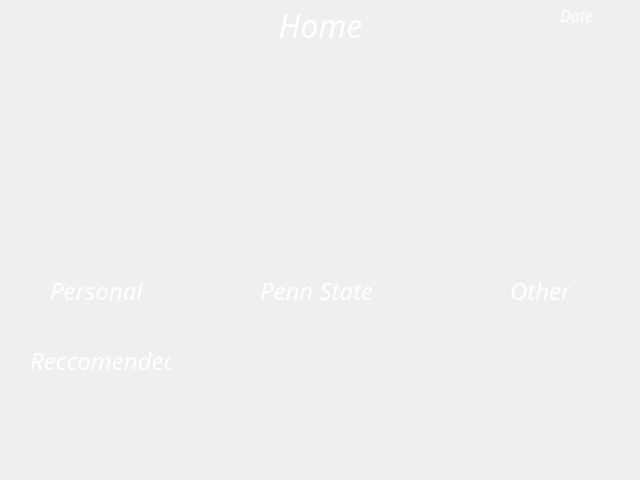
<?xml version="1.0" encoding="UTF-8"?>
<ui version="4.0">
 <class>MainWindow</class>
 <widget class="QMainWindow" name="MainWindow">
  <property name="geometry">
   <rect>
    <x>0</x>
    <y>0</y>
    <width>640</width>
    <height>480</height>
   </rect>
  </property>
  <property name="windowTitle">
   <string>MainWindow</string>
  </property>
  <widget class="QWidget" name="centralwidget">
   <widget class="QLabel" name="MainBackgroundLabel">
    <property name="geometry">
     <rect>
      <x>0</x>
      <y>0</y>
      <width>640</width>
      <height>480</height>
     </rect>
    </property>
    <property name="font">
     <font>
      <pointsize>6</pointsize>
     </font>
    </property>
    <property name="text">
     <string/>
    </property>
    <property name="pixmap">
     <pixmap>mainBackground.jpg</pixmap>
    </property>
    <property name="scaledContents">
     <bool>true</bool>
    </property>
   </widget>
   <widget class="QLabel" name="PennStateFolderLabel">
    <property name="geometry">
     <rect>
      <x>260</x>
      <y>70</y>
      <width>120</width>
      <height>190</height>
     </rect>
    </property>
    <property name="text">
     <string/>
    </property>
    <property name="pixmap">
     <pixmap>PennStateFolder2.jpg</pixmap>
    </property>
    <property name="scaledContents">
     <bool>true</bool>
    </property>
   </widget>
   <widget class="QLabel" name="outlookLabel">
    <property name="geometry">
     <rect>
      <x>40</x>
      <y>80</y>
      <width>60</width>
      <height>60</height>
     </rect>
    </property>
    <property name="text">
     <string/>
    </property>
    <property name="pixmap">
     <pixmap>outlook.png</pixmap>
    </property>
    <property name="scaledContents">
     <bool>true</bool>
    </property>
   </widget>
   <widget class="QLabel" name="personalFolderLabel">
    <property name="geometry">
     <rect>
      <x>40</x>
      <y>70</y>
      <width>120</width>
      <height>190</height>
     </rect>
    </property>
    <property name="text">
     <string/>
    </property>
    <property name="pixmap">
     <pixmap>wallpaperFolder.jpg</pixmap>
    </property>
    <property name="scaledContents">
     <bool>true</bool>
    </property>
   </widget>
   <widget class="QLabel" name="OtherFolderLabel">
    <property name="geometry">
     <rect>
      <x>470</x>
      <y>70</y>
      <width>120</width>
      <height>190</height>
     </rect>
    </property>
    <property name="text">
     <string/>
    </property>
    <property name="pixmap">
     <pixmap>chelseaOtherFolder.jpg</pixmap>
    </property>
    <property name="scaledContents">
     <bool>true</bool>
    </property>
   </widget>
   <widget class="QLabel" name="personalTextLabel">
    <property name="geometry">
     <rect>
      <x>50</x>
      <y>280</y>
      <width>101</width>
      <height>21</height>
     </rect>
    </property>
    <property name="font">
     <font>
      <family>Harlow Solid Italic</family>
      <pointsize>18</pointsize>
      <italic>true</italic>
     </font>
    </property>
    <property name="styleSheet">
     <string notr="true">color: rgb(255, 255, 255);</string>
    </property>
    <property name="text">
     <string>Personal</string>
    </property>
   </widget>
   <widget class="QLabel" name="pennStateTextLabel">
    <property name="geometry">
     <rect>
      <x>260</x>
      <y>280</y>
      <width>121</width>
      <height>21</height>
     </rect>
    </property>
    <property name="font">
     <font>
      <family>Harlow Solid Italic</family>
      <pointsize>18</pointsize>
      <italic>true</italic>
     </font>
    </property>
    <property name="styleSheet">
     <string notr="true">color: rgb(255, 255, 255);</string>
    </property>
    <property name="text">
     <string>Penn State</string>
    </property>
   </widget>
   <widget class="QLabel" name="otherTextLabel">
    <property name="geometry">
     <rect>
      <x>510</x>
      <y>280</y>
      <width>61</width>
      <height>21</height>
     </rect>
    </property>
    <property name="font">
     <font>
      <family>Harlow Solid Italic</family>
      <pointsize>18</pointsize>
      <italic>true</italic>
     </font>
    </property>
    <property name="styleSheet">
     <string notr="true">color: rgb(255, 255, 255);</string>
    </property>
    <property name="text">
     <string>Other</string>
    </property>
   </widget>
   <widget class="QLabel" name="homeTextLabel">
    <property name="geometry">
     <rect>
      <x>220</x>
      <y>10</y>
      <width>201</width>
      <height>31</height>
     </rect>
    </property>
    <property name="font">
     <font>
      <family>Harlow Solid Italic</family>
      <pointsize>24</pointsize>
      <italic>true</italic>
     </font>
    </property>
    <property name="styleSheet">
     <string notr="true">color: rgb(255, 255, 255);</string>
    </property>
    <property name="text">
     <string>Home</string>
    </property>
    <property name="alignment">
     <set>Qt::AlignCenter</set>
    </property>
   </widget>
   <widget class="QLabel" name="homeButtonLabel">
    <property name="geometry">
     <rect>
      <x>570</x>
      <y>410</y>
      <width>60</width>
      <height>60</height>
     </rect>
    </property>
    <property name="text">
     <string/>
    </property>
    <property name="pixmap">
     <pixmap>homeButton2.png</pixmap>
    </property>
    <property name="scaledContents">
     <bool>true</bool>
    </property>
   </widget>
   <widget class="QLabel" name="youtubeLabel">
    <property name="geometry">
     <rect>
      <x>160</x>
      <y>80</y>
      <width>60</width>
      <height>60</height>
     </rect>
    </property>
    <property name="text">
     <string/>
    </property>
    <property name="pixmap">
     <pixmap>youtubeButton.png</pixmap>
    </property>
    <property name="scaledContents">
     <bool>true</bool>
    </property>
    <property name="openExternalLinks">
     <bool>false</bool>
    </property>
   </widget>
   <widget class="QLabel" name="dateLabel">
    <property name="geometry">
     <rect>
      <x>560</x>
      <y>0</y>
      <width>71</width>
      <height>31</height>
     </rect>
    </property>
    <property name="font">
     <font>
      <family>Harlow Solid Italic</family>
      <pointsize>12</pointsize>
      <italic>true</italic>
     </font>
    </property>
    <property name="styleSheet">
     <string notr="true">color: rgb(255, 255, 255);</string>
    </property>
    <property name="text">
     <string>Date</string>
    </property>
   </widget>
   <widget class="QLabel" name="timeLabel">
    <property name="geometry">
     <rect>
      <x>560</x>
      <y>30</y>
      <width>71</width>
      <height>31</height>
     </rect>
    </property>
    <property name="font">
     <font>
      <family>Harlow Solid Italic</family>
      <pointsize>12</pointsize>
      <italic>true</italic>
     </font>
    </property>
    <property name="styleSheet">
     <string notr="true">color: rgb(255, 255, 255);</string>
    </property>
    <property name="text">
     <string/>
    </property>
   </widget>
   <widget class="QLabel" name="googleCalLabel">
    <property name="geometry">
     <rect>
      <x>280</x>
      <y>80</y>
      <width>60</width>
      <height>60</height>
     </rect>
    </property>
    <property name="text">
     <string/>
    </property>
    <property name="pixmap">
     <pixmap>googleCalendar.png</pixmap>
    </property>
    <property name="scaledContents">
     <bool>true</bool>
    </property>
    <property name="openExternalLinks">
     <bool>false</bool>
    </property>
   </widget>
   <widget class="QLabel" name="lionpathLabel">
    <property name="geometry">
     <rect>
      <x>160</x>
      <y>80</y>
      <width>60</width>
      <height>60</height>
     </rect>
    </property>
    <property name="text">
     <string/>
    </property>
    <property name="pixmap">
     <pixmap>lionPathButton.jpeg</pixmap>
    </property>
    <property name="scaledContents">
     <bool>true</bool>
    </property>
    <property name="openExternalLinks">
     <bool>false</bool>
    </property>
   </widget>
   <widget class="QLabel" name="bulletinLabel">
    <property name="geometry">
     <rect>
      <x>280</x>
      <y>80</y>
      <width>60</width>
      <height>60</height>
     </rect>
    </property>
    <property name="text">
     <string/>
    </property>
    <property name="pixmap">
     <pixmap>computerScienceButton.jpg</pixmap>
    </property>
    <property name="scaledContents">
     <bool>true</bool>
    </property>
    <property name="openExternalLinks">
     <bool>false</bool>
    </property>
   </widget>
   <widget class="QLabel" name="canvasLabel">
    <property name="geometry">
     <rect>
      <x>40</x>
      <y>80</y>
      <width>60</width>
      <height>60</height>
     </rect>
    </property>
    <property name="text">
     <string/>
    </property>
    <property name="pixmap">
     <pixmap>canvasButton.png</pixmap>
    </property>
    <property name="scaledContents">
     <bool>true</bool>
    </property>
    <property name="openExternalLinks">
     <bool>false</bool>
    </property>
   </widget>
   <widget class="QLabel" name="typingLabel">
    <property name="geometry">
     <rect>
      <x>160</x>
      <y>80</y>
      <width>60</width>
      <height>60</height>
     </rect>
    </property>
    <property name="text">
     <string/>
    </property>
    <property name="pixmap">
     <pixmap>typingButton.jpg</pixmap>
    </property>
    <property name="scaledContents">
     <bool>true</bool>
    </property>
    <property name="openExternalLinks">
     <bool>false</bool>
    </property>
   </widget>
   <widget class="QLabel" name="chelseaLabel">
    <property name="geometry">
     <rect>
      <x>40</x>
      <y>80</y>
      <width>60</width>
      <height>60</height>
     </rect>
    </property>
    <property name="text">
     <string/>
    </property>
    <property name="pixmap">
     <pixmap>chelseaButton.jpg</pixmap>
    </property>
    <property name="scaledContents">
     <bool>true</bool>
    </property>
    <property name="openExternalLinks">
     <bool>false</bool>
    </property>
   </widget>
   <widget class="QLabel" name="docsLabel">
    <property name="geometry">
     <rect>
      <x>40</x>
      <y>200</y>
      <width>60</width>
      <height>60</height>
     </rect>
    </property>
    <property name="text">
     <string/>
    </property>
    <property name="pixmap">
     <pixmap>googledocButton.png</pixmap>
    </property>
    <property name="scaledContents">
     <bool>true</bool>
    </property>
    <property name="openExternalLinks">
     <bool>false</bool>
    </property>
   </widget>
   <widget class="QLabel" name="googleLabel">
    <property name="geometry">
     <rect>
      <x>520</x>
      <y>80</y>
      <width>60</width>
      <height>60</height>
     </rect>
    </property>
    <property name="text">
     <string/>
    </property>
    <property name="pixmap">
     <pixmap>googleButton.png</pixmap>
    </property>
    <property name="scaledContents">
     <bool>true</bool>
    </property>
    <property name="openExternalLinks">
     <bool>false</bool>
    </property>
   </widget>
   <widget class="QLabel" name="sheetsLabel">
    <property name="geometry">
     <rect>
      <x>160</x>
      <y>200</y>
      <width>60</width>
      <height>60</height>
     </rect>
    </property>
    <property name="text">
     <string/>
    </property>
    <property name="pixmap">
     <pixmap>googlesheetsButton.png</pixmap>
    </property>
    <property name="scaledContents">
     <bool>true</bool>
    </property>
    <property name="openExternalLinks">
     <bool>false</bool>
    </property>
   </widget>
   <widget class="QLabel" name="twitterLabel">
    <property name="geometry">
     <rect>
      <x>400</x>
      <y>80</y>
      <width>60</width>
      <height>60</height>
     </rect>
    </property>
    <property name="text">
     <string/>
    </property>
    <property name="pixmap">
     <pixmap>twitterButton.png</pixmap>
    </property>
    <property name="scaledContents">
     <bool>true</bool>
    </property>
    <property name="openExternalLinks">
     <bool>false</bool>
    </property>
   </widget>
   <widget class="QLabel" name="linkedinLabel">
    <property name="geometry">
     <rect>
      <x>280</x>
      <y>200</y>
      <width>60</width>
      <height>60</height>
     </rect>
    </property>
    <property name="text">
     <string/>
    </property>
    <property name="pixmap">
     <pixmap>linkedinButton.png</pixmap>
    </property>
    <property name="scaledContents">
     <bool>true</bool>
    </property>
    <property name="openExternalLinks">
     <bool>false</bool>
    </property>
   </widget>
   <widget class="QLabel" name="reccomendedTextLabel">
    <property name="geometry">
     <rect>
      <x>30</x>
      <y>350</y>
      <width>141</width>
      <height>21</height>
     </rect>
    </property>
    <property name="font">
     <font>
      <family>Harlow Solid Italic</family>
      <pointsize>18</pointsize>
      <italic>true</italic>
     </font>
    </property>
    <property name="styleSheet">
     <string notr="true">color: rgb(255, 255, 255);</string>
    </property>
    <property name="text">
     <string>Reccomended</string>
    </property>
   </widget>
   <widget class="QLabel" name="viewLabel">
    <property name="geometry">
     <rect>
      <x>220</x>
      <y>360</y>
      <width>40</width>
      <height>40</height>
     </rect>
    </property>
    <property name="text">
     <string/>
    </property>
    <property name="pixmap">
     <pixmap>view.png</pixmap>
    </property>
    <property name="scaledContents">
     <bool>true</bool>
    </property>
    <property name="openExternalLinks">
     <bool>false</bool>
    </property>
   </widget>
   <widget class="QLabel" name="refreshLabel">
    <property name="geometry">
     <rect>
      <x>220</x>
      <y>420</y>
      <width>40</width>
      <height>40</height>
     </rect>
    </property>
    <property name="text">
     <string/>
    </property>
    <property name="pixmap">
     <pixmap>refresh.png</pixmap>
    </property>
    <property name="scaledContents">
     <bool>true</bool>
    </property>
    <property name="openExternalLinks">
     <bool>false</bool>
    </property>
   </widget>
   <zorder>MainBackgroundLabel</zorder>
   <zorder>outlookLabel</zorder>
   <zorder>personalTextLabel</zorder>
   <zorder>pennStateTextLabel</zorder>
   <zorder>otherTextLabel</zorder>
   <zorder>homeTextLabel</zorder>
   <zorder>homeButtonLabel</zorder>
   <zorder>youtubeLabel</zorder>
   <zorder>dateLabel</zorder>
   <zorder>timeLabel</zorder>
   <zorder>googleCalLabel</zorder>
   <zorder>lionpathLabel</zorder>
   <zorder>bulletinLabel</zorder>
   <zorder>canvasLabel</zorder>
   <zorder>typingLabel</zorder>
   <zorder>chelseaLabel</zorder>
   <zorder>docsLabel</zorder>
   <zorder>googleLabel</zorder>
   <zorder>sheetsLabel</zorder>
   <zorder>twitterLabel</zorder>
   <zorder>linkedinLabel</zorder>
   <zorder>PennStateFolderLabel</zorder>
   <zorder>OtherFolderLabel</zorder>
   <zorder>personalFolderLabel</zorder>
   <zorder>reccomendedTextLabel</zorder>
   <zorder>viewLabel</zorder>
   <zorder>refreshLabel</zorder>
  </widget>
 </widget>
 <resources/>
 <connections/>
</ui>
